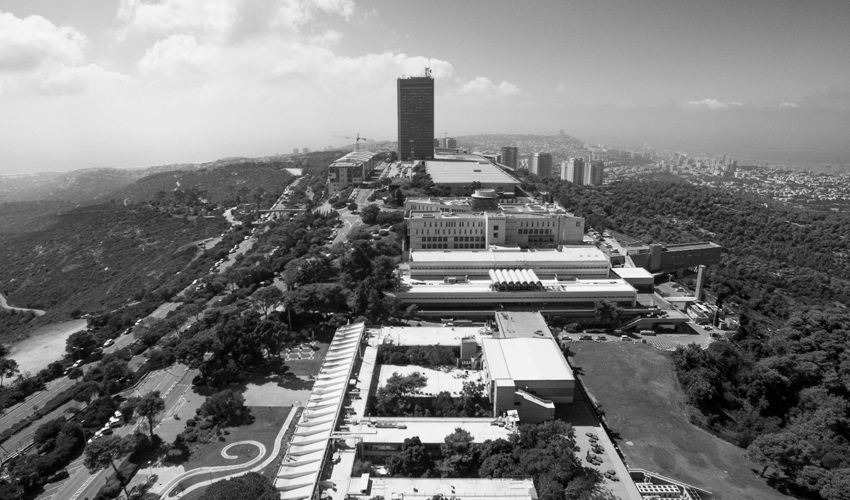
#> input picture HW_1/Q_2/Part_1/UoH.jpg, 850 x 500 px, found by its file name
$ python Part_1.py
#> lines starting #> are read from the running program, lines starting #| are printed output that depends on the picture
import cv2
from matplotlib import pyplot as plt
import math
import random


KEYPOINTS_TO_PLOT = 100


if __name__ == '__main__':

    image_filename = 'Part_1\\UoH.jpg'

    image = cv2.imread(image_filename)
#> image is the input picture: shape (500, 850, 3); min 0, max 255, mean 123.7

    image_gray = cv2.cvtColor(image, cv2.COLOR_BGR2GRAY)

    sift = cv2.SIFT_create()
    image_keypoints = sift.detect(image_gray, None)
#> image_keypoints = 4191 keypoints; strongest (x, y, size): (90, 441, 2.3), (112, 419, 3.5), (79, 361, 1.9), (551, 405, 4)

    image_keypoints_indices = random.sample(range(0, len(image_keypoints)), KEYPOINTS_TO_PLOT)
#> image_keypoints_indices = 100 values, max 4188 at index 4, min 9 at index 35, mean 2144.1

    for image_keypoint_index in image_keypoints_indices:

        image_keypoint = image_keypoints[image_keypoint_index]

        size = image_keypoint.size

        x_start = image_keypoint.pt[0]
        y_start = image_keypoint.pt[1]

        angle = image_keypoint.angle

        x_end = x_start + size * math.cos(angle * math.pi / 180)
        y_end = y_start + size * math.sin(angle * math.pi / 180)

        image = cv2.arrowedLine(img=image, pt1=(round(x_start), round(y_start)), pt2=(round(x_end), round(y_end)), color=(0, 255, 0), thickness=1, line_type=8, shift=0, tipLength=0.1)
#> this loop made 100 passes
#> (image_keypoint_index, image_keypoint, size, x_start, y_start, angle, x_end, y_end) on passes 1 to 8: (3155, keypoint at (658.5, 194.6), size 1.9, 1.85, 658.5, 194.6, 239.5, 657.5, 193), (3445, keypoint at (720.5, 162), size 1.8, 1.85, 720.5, 162, 160.5, 718.8, 162.6), (331, keypoint at (105.6, 278.4), size 2, 2.05, 105.6, 278.4, 237.5, 104.5, 276.7), (2121, keypoint at (438.3, 225.7), size 2.1, 2.09, 438.3, 225.7, 4.2, 440.4, 225.9), (4188, keypoint at (847, 350.2), size 2.4, 2.4, 847, 350.2, 8.65, 849.4, 350.5), (3980, keypoint at (812.6, 289.9), size 2, 2.05, 812.6, 289.9, 83.8, 812.8, 291.9), (3317, keypoint at (694.9, 372.4), size 2.1, 2.07, 694.9, 372.4, 96.56, 694.7, 374.5), (2484, keypoint at (504.8, 330), size 1.8, 1.82, 504.8, 330, 335.2, 506.5, 329.2)
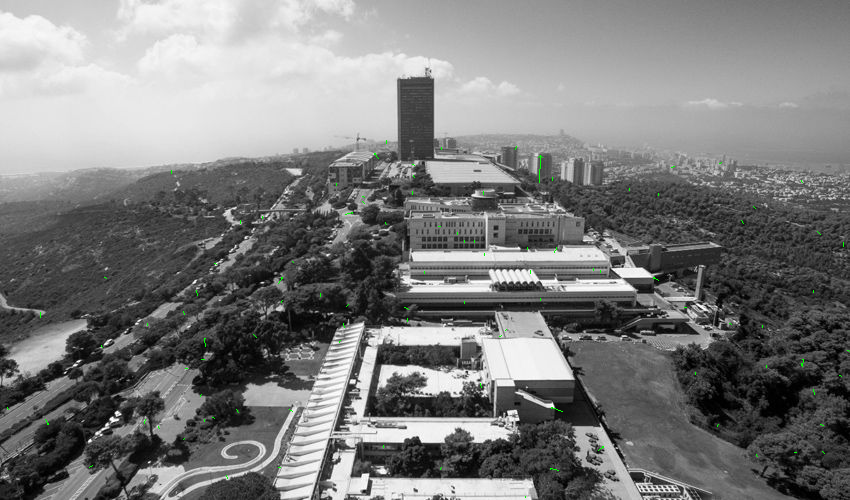
#> image: shape (500, 850, 3); mean B, G, R 123.6, 123.9, 123.6

    plt.imshow(image)
    plt.title('Image - UoH')
    plt.xticks([])
    plt.yticks([])

    plt.get_current_fig_manager().window.state('zoomed')
    plt.show()
